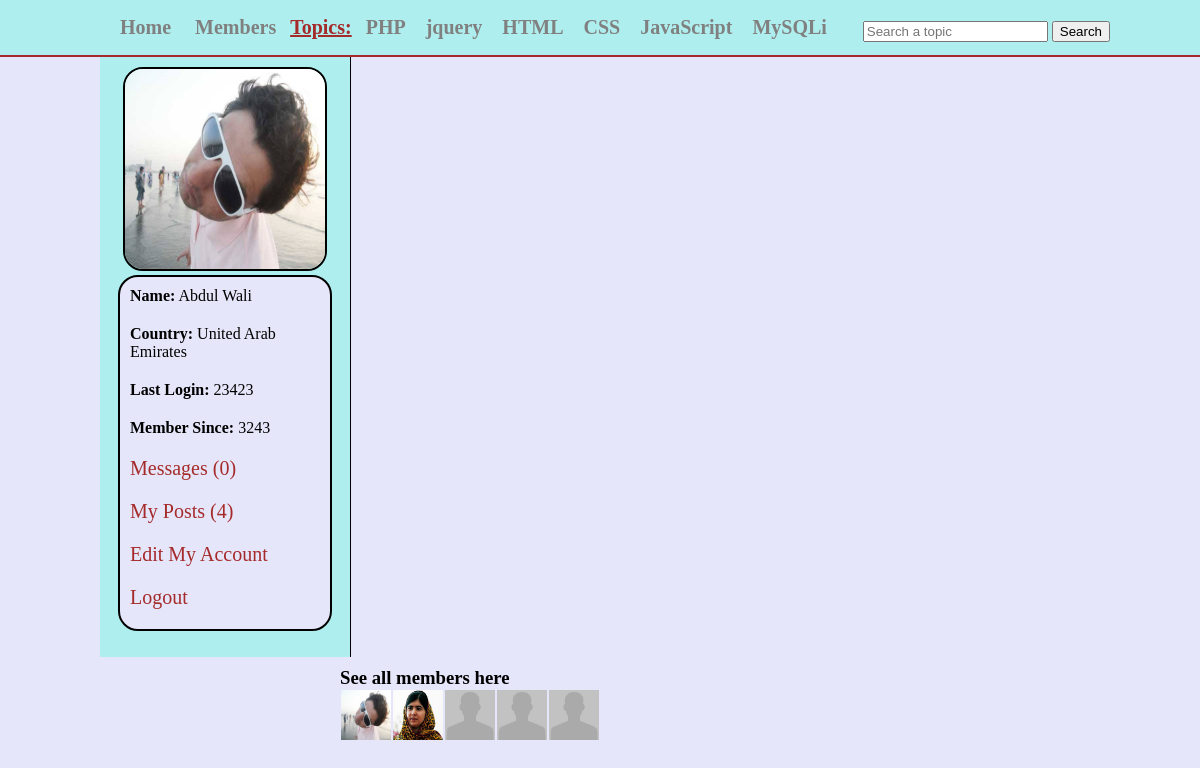
/members.php (signed in), run on the app's committed database.
### tables this page shows
CREATE TABLE IF NOT EXISTS `topics` (
  `topic_id` int(11) NOT NULL AUTO_INCREMENT,
  `topic_name` varchar(255) NOT NULL,
  PRIMARY KEY (`topic_id`)
);

CREATE TABLE IF NOT EXISTS `users` (
  `user_id` int(11) NOT NULL AUTO_INCREMENT,
  `user_name` varchar(255) NOT NULL,
  `user_pass` varchar(255) NOT NULL,
  `user_email` varchar(255) NOT NULL,
  `user_country` text NOT NULL,
  `user_gender` text NOT NULL,
  `user_birthday` text NOT NULL,
  `user_image` text NOT NULL,
  `user_reg_date` text NOT NULL,
  `user_last_login` text NOT NULL,
  `status` text NOT NULL,
  `ver_code` int(100) NOT NULL,
  `posts` text NOT NULL,
  PRIMARY KEY (`user_id`)
);

### members.php (the view, shortened to what this page needs)
<!DOCTYPE html>
<?php
include("functions/functions.php");
if(!isset($_SESSION['user_email'])){
	header("location: index.php");
}
else {
?>
<html>
	<head>
	<link rel="stylesheet" href="styles/home_style.css" media="all"/>
	</head>
<body>
	<div class="container">
		<div id="head_wrap">
			<div id="header">
				<ul id="menu">
					<li><a href="home.php">Home</a></li>
					<li><a href="members.php">Members</a></li>
					<strong>Topics:</strong>
					<?php
					$get_topics = "select * from topics";
					$run_topics = mysqli_query($con,$get_topics);
					while($row=mysqli_fetch_array($run_topics)){
						$topic_id = $row['topic_id'];
						$topic_name = $row['topic_name'];
					echo "<li><a href='topic.php?topic=$topic_id'>$topic_name</a></li>";
					}
					?>
				</ul>
				<form method="get" action="results.php" id="form1">
					<input type="text" name="user_query" placeholder="Search a topic"/>
					<input type="submit" name="search" value="Search"/>
				</form>
			</div>
		</div>
			<div class="content">
			<div id="user_timeline">
				<div id="user_details">
					<?php
					$user = $_SESSION['user_email'];
					$get_user = "select * from users where user_email='$user'";
					$run_user = mysqli_query($con,$get_user);
					$row=mysqli_fetch_array($run_user);
					$user_id = $row['user_id'];
					$user_name = $row['user_name'];
					$user_country = $row['user_country'];
					$user_image = $row['user_image'];
					$register_date = $row['user_reg_date'];
					$last_login = $row['user_last_login'];
					$user_posts = "select * from posts where user_id='$user_id'";
					$run_posts = mysqli_query($con,$user_posts);
					$posts = mysqli_num_rows($run_posts);
					$sel_msg = "select * from messages where receiver='$user_id' AND status='unread' ORDER by 1 DESC";
					$run_msg = mysqli_query($con,$sel_msg);
					$count_msg = mysqli_num_rows($run_msg);
					echo "
						<center>
						<img src='users/$user_image' width='200' height='200'/>
						</center>
						<div id='user_mention'>
						<p><strong>Name:</strong> $user_name</p>
						<p><strong>Country:</strong> $user_country</p>
						<p><strong>Last Login:</strong> $last_login</p>
						<p><strong>Member Since:</strong> $register_date</p>
						<p><a href='my_messages.php?inbox&u_id=$user_id'>Messages ($count_msg)</a></p>
						<p><a href='my_posts.php?u_id=$user_id'>My Posts ($posts)</a></p>
						<p><a href='edit_profile.php?u_id=$user_id'>Edit My Account</a></p>
						<p><a href='logout.php'>Logout</a></p>
						</div>
					";
					?>
					</div>
				</div>
			</div>
				<div id="content_timeline">
						<h3>See all members here</h3>
						<?php members();?>
				</div>
		</div>
</body>
</html>
<?php } ?>

### functions/functions.php (shortened to what this page needs)
<?php
$con = mysqli_connect("localhost","devika_social","atL2IH@QTkWa","devika_social") or die("Connection was not established");
	function members(){
		global $con;
		$user = "select * from users";
		$run_user = mysqli_query($con,$user);
		while ($row_user=mysqli_fetch_array($run_user)){
		$user_id = $row_user['user_id'];
		$user_name = $row_user['user_name'];
		$user_image = $row_user['user_image'];
		echo "
		<span>
		<a href='user_profile.php?u_id=$user_id'>
		<img src='users/$user_image' width='50' height='50' title='$user_name' style='float:left; margin:1px;'/>
		</a>
		</span>
		";
	}
	}
?>

### styles/home_style.css (style rules this page uses)
html, body, div, span, applet, object, iframe, h1, h2, h3, h4, h5, h6, p, blockquote, pre, a, abbr, acronym, address, big, cite, code, del, dfn, em, img, ins, kbd, q, s, samp, small, strike, strong, sub, sup, tt, var, b, u, i, center, dl, dt, dd, ol, ul, li, fieldset, form, label, legend, table, caption, tbody, tfoot, thead, tr, th, td, article, aside, canvas, details, embed, figure, figcaption, footer, header, hgroup, menu, nav, output, ruby, section, summary, time, mark, audio, video { margin: 0; padding: 0; border: 0; }
body { background-color:#E6E6FA; }
.container { margin:0; padding:0; background-color:#E6E6FA; }
#head_wrap { width:100%; height:35px; margin:0 auto; border-bottom:2px solid brown; padding:10px; background:#AFEEEE; }
#header { margin:0 auto; width:1000px; height:35px; }
#menu { line-height:35px; padding:0; margin:0; float:left; }
#menu li { display:inline; list-style:none; }
#menu a { margin:5px; padding:5px; text-decoration:none; color:gray; font-size:20px; font-weight:bold; }
#menu strong { font-size:20px; text-decoration:underline; color:brown; }
#form1 { float:right; line-height:35px; padding-top:3px; }
.content { width:1000px; margin:0 auto; }
#user_timeline { background:#AFEEEE; width:250px; float:left; height:600px; border-right:1px solid black; }
#user_details { padding:10px; }
#user_details img { border:2px solid black; border-radius:20px; }
#user_details p { margin-bottom:10px; padding:5px; }
#user_details a { color:brown; font-size:20px; text-decoration:none; }
#user_mention { background:#E6E6FA; border:2px solid black; border-radius:20px; width:200px; margin:0 auto; padding:5px; }
#content_timeline { float:right; width:850px; padding:10px; }

### data on the page
topics: topic_name "PHP"
topics: topic_name "jquery"
topics: topic_name "HTML"
topics: topic_name "CSS"
topics: topic_name "JavaScript"
topics: topic_name "MySQLi"
users: user_image (picture), user_name "Abdul Wali", user_country "United Arab Emirates", user_last_login "23423", user_reg_date "3243"
users: user_image (picture)
users: user_image (placeholder picture)
users: user_image (placeholder picture)
users: user_image (placeholder picture)

### other printed values
$count_msg "0"
$posts "4"
